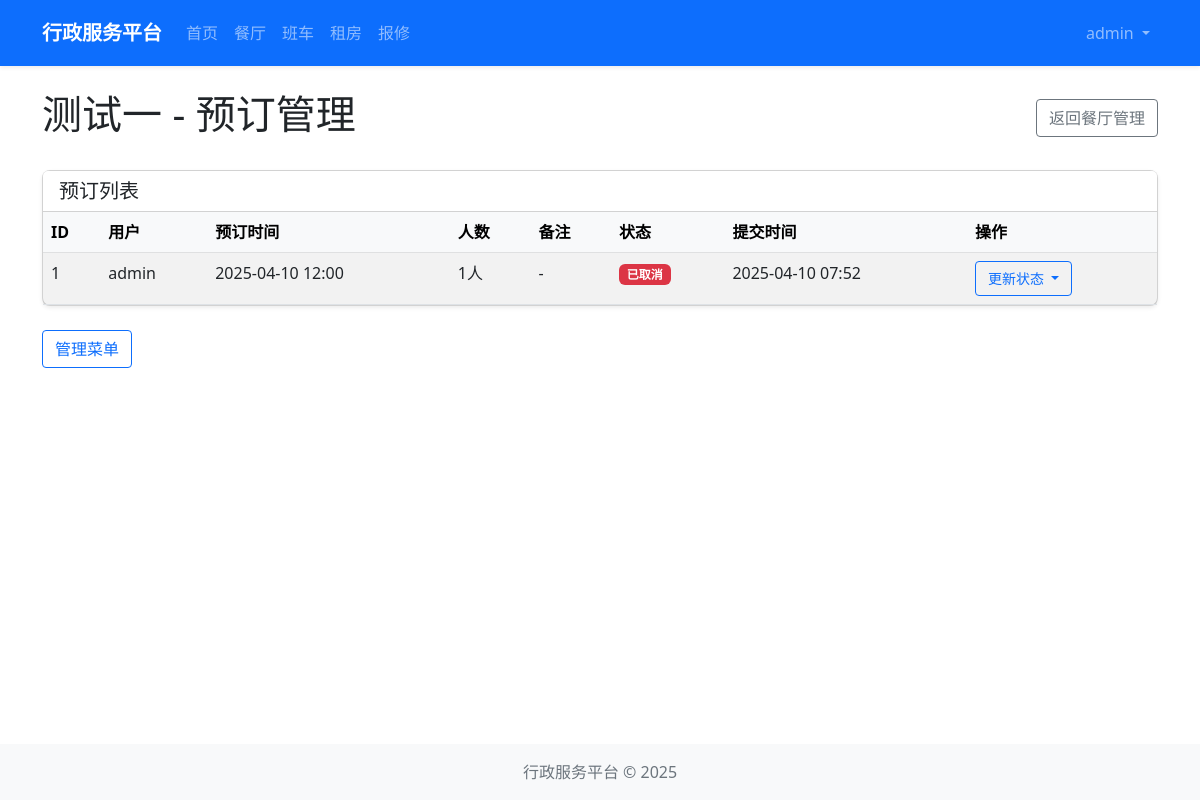
The page /restaurant/admin/reservations/1 (signed in) on the database its author committed.
### models/user.py (models this page shows, shortened)
class User(UserMixin, db.Model):
    __tablename__ = 'users'
    id = db.Column(db.Integer, primary_key=True)
    username = db.Column(db.String(64), unique=True, nullable=False)
    email = db.Column(db.String(120), unique=True, nullable=False)
    password_hash = db.Column(db.String(128))
    role = db.Column(db.String(20), default='user')  # 'admin' or 'user'
    created_at = db.Column(db.DateTime, default=datetime.utcnow)
    def is_admin(self):
        return self.role == 'admin'

### models/restaurant.py (models this page shows, shortened)
class Restaurant(db.Model):
    __tablename__ = 'restaurants'
    id = db.Column(db.Integer, primary_key=True)
    name = db.Column(db.String(100), nullable=False)
    location = db.Column(db.String(200), nullable=False)
    capacity = db.Column(db.Integer, default=0)
    opening_hours = db.Column(db.String(100))
    description = db.Column(db.Text)
    status = db.Column(db.String(20), default='active')  # active, closed, renovating
    created_at = db.Column(db.DateTime, default=datetime.utcnow)
    menus = db.relationship('Menu', backref='restaurant', lazy=True, cascade='all, delete-orphan')

class Reservation(db.Model):
    __tablename__ = 'reservations'
    id = db.Column(db.Integer, primary_key=True)
    user_id = db.Column(db.Integer, db.ForeignKey('users.id'), nullable=False)
    restaurant_id = db.Column(db.Integer, db.ForeignKey('restaurants.id'), nullable=False)
    reservation_time = db.Column(db.DateTime, nullable=False)
    party_size = db.Column(db.Integer, default=1)
    status = db.Column(db.String(20), default='pending')  # pending, confirmed, canceled, completed
    notes = db.Column(db.Text)
    created_at = db.Column(db.DateTime, default=datetime.utcnow)
    restaurant = db.relationship('Restaurant', backref=db.backref('reservations', lazy=True))
    user = db.relationship('User', backref=db.backref('reservations', lazy=True))

### routes/restaurant.py (the view)
@restaurant_bp.route('/admin/reservations/<int:restaurant_id>')
@login_required
def manage_reservations(restaurant_id):
    if not current_user.is_admin():
        abort(403)
    restaurant = Restaurant.query.get_or_404(restaurant_id)
    reservations = (Reservation.query
                   .filter_by(restaurant_id=restaurant_id)
                   .order_by(Reservation.reservation_time.desc())
                   .all())
    return render_template('restaurant/admin/reservations.html', restaurant=restaurant, reservations=reservations)

### extensions.py (called while the page is built)
def init_extensions(app):
    db.init_app(app)
    login_manager.init_app(app)
    csrf.init_app(app)
    login_manager.login_view = 'auth.login'
    from models.user import User
    @login_manager.user_loader
    def load_user(user_id):
        return User.query.get(int(user_id))

### templates/restaurant/admin/reservations.html (shortened to what this page needs)
{% extends "layout.html" %}
{% block content %}
<div class="row">
    <div class="col-12">
        <div class="d-flex justify-content-between align-items-center mb-4">
            <h1>{{ restaurant.name }} - 预订管理</h1>
            <a href="{{ url_for('restaurant.admin') }}" class="btn btn-outline-secondary">
                 返回餐厅管理
            </a>
        </div>
        <div class="card shadow-sm">
            <div class="card-header bg-white">
                <h5 class="card-title mb-0">预订列表</h5>
            </div>
            <div class="card-body p-0">
                {% if reservations %}
                    <div class="table-responsive">
                        <table class="table table-hover table-striped mb-0">
                            <thead class="table-light">
                                <tr>
                                    <th>ID</th>
                                    <th>用户</th>
                                    <th>预订时间</th>
                                    <th>人数</th>
                                    <th>备注</th>
                                    <th>状态</th>
                                    <th>提交时间</th>
                                    <th>操作</th>
                                </tr>
                            </thead>
                            <tbody>
                                {% for reservation in reservations %}
                                    <tr>
                                        <td>{{ reservation.id }}</td>
                                        <td>{{ reservation.user.username }}</td>
                                        <td>{{ reservation.reservation_time.strftime('%Y-%m-%d %H:%M') }}</td>
                                        <td>{{ reservation.party_size }}人</td>
                                        <td>{{ reservation.notes or '-' }}</td>
                                        <td>
                                            {% if reservation.status == 'pending' %}
                                                <span class="badge bg-warning text-dark">待确认</span>
                                            {% elif reservation.status == 'confirmed' %}
                                                <span class="badge bg-success">已确认</span>
                                            {% elif reservation.status == 'canceled' %}
                                                <span class="badge bg-danger">已取消</span>
                                            {% elif reservation.status == 'completed' %}
                                                <span class="badge bg-secondary">已完成</span>
                                            {% endif %}
                                        </td>
                                        <td>{{ reservation.created_at.strftime('%Y-%m-%d %H:%M') }}</td>
                                        <td>
                                            <div class="dropdown">
                                                <button class="btn btn-sm btn-outline-primary dropdown-toggle" type="button" id="dropdownMenuButton{{ reservation.id }}" data-bs-toggle="dropdown" aria-expanded="false">
                                                    更新状态
                                                </button>
                                            </div>
                                        </td>
                                    </tr>
                                {% endfor %}
                            </tbody>
                        </table>
                    </div>
                {% else %}
                    <div class="text-center py-4">
                        <p class="text-muted mb-0">暂无预订数据。</p>
                    </div>
                {% endif %}
            </div>
        </div>
        <div class="mt-4">
            <a href="{{ url_for('restaurant.manage_menu', restaurant_id=restaurant.id) }}" class="btn btn-outline-primary">
                 管理菜单
            </a>
        </div>
    </div>
</div>
{% endblock %}

### templates/layout.html (shortened to what this page needs)
<!DOCTYPE html>
<html lang="zh-CN">
<head>
    <link href="https://cdn.jsdelivr.net/npm/bootstrap@5.2.3/dist/css/bootstrap.min.css" rel="stylesheet">
    <link rel="stylesheet" href="{{ url_for('static', filename='css/style.css') }}">
</head>
<body>
    <nav class="navbar navbar-expand-lg navbar-dark bg-primary">
        <div class="container">
            <a class="navbar-brand" href="{{ url_for('main.index') }}">行政服务平台</a>
            <div class="collapse navbar-collapse" id="navbarSupportedContent">
                <ul class="navbar-nav me-auto mb-2 mb-lg-0">
                    <li class="nav-item">
                        <a class="nav-link" href="{{ url_for('main.index') }}">首页</a>
                    </li>
                    <li class="nav-item">
                        <a class="nav-link" href="{{ url_for('restaurant.index') }}">餐厅</a>
                    </li>
                    <li class="nav-item">
                        <a class="nav-link" href="{{ url_for('shuttle.index') }}">班车</a>
                    </li>
                    <li class="nav-item">
                        <a class="nav-link" href="{{ url_for('housing.index') }}">租房</a>
                    </li>
                    <li class="nav-item">
                        <a class="nav-link" href="{{ url_for('repair.index') }}">报修</a>
                    </li>
                </ul>
                <ul class="navbar-nav ms-auto">
                    {% if current_user.is_authenticated %}
                        <li class="nav-item dropdown">
                            <a class="nav-link dropdown-toggle" href="#" id="navbarDropdown" role="button" data-bs-toggle="dropdown" aria-expanded="false">
                                {{ current_user.username }}
                            </a>
                        </li>
                    {% endif %}
                </ul>
            </div>
        </div>
    </nav>
    <main class="container mt-4 mb-4">
        {% block content %}{% endblock %}
    </main>
    <footer class="footer bg-light py-3 mt-auto">
        <div class="container text-center">
            <span class="text-muted">行政服务平台 &copy; {{ now.year }}</span>
        </div>
    </footer>
</body>
</html>

### static/css/style.css (style rules this page uses)
body { display: flex; flex-direction: column; min-height: 100vh; }
main { flex: 1; }
.footer { margin-top: auto; }
.card { border-radius: 0.5rem; box-shadow: 0 0.125rem 0.25rem rgba(0, 0, 0, 0.075); transition: all 0.3s ease; }
.btn { border-radius: 0.25rem; padding: 0.375rem 0.75rem; font-weight: 500; }
.navbar { padding: 0.8rem 1rem; box-shadow: 0 0.125rem 0.25rem rgba(0, 0, 0, 0.075); }
.navbar-brand { font-weight: 600; font-size: 1.25rem; }
.table { margin-bottom: 0; }
.table th { font-weight: 600; background-color: #f8f9fa; }

### rows shown on the page
User: username "admin"
Restaurant: name "测试一"
Reservation: id "1", user.username "admin", reservation_time "2025-04-10 12:00", party_size "1", notes "-", status "已取消", created_at "2025-04-10 07:52"
